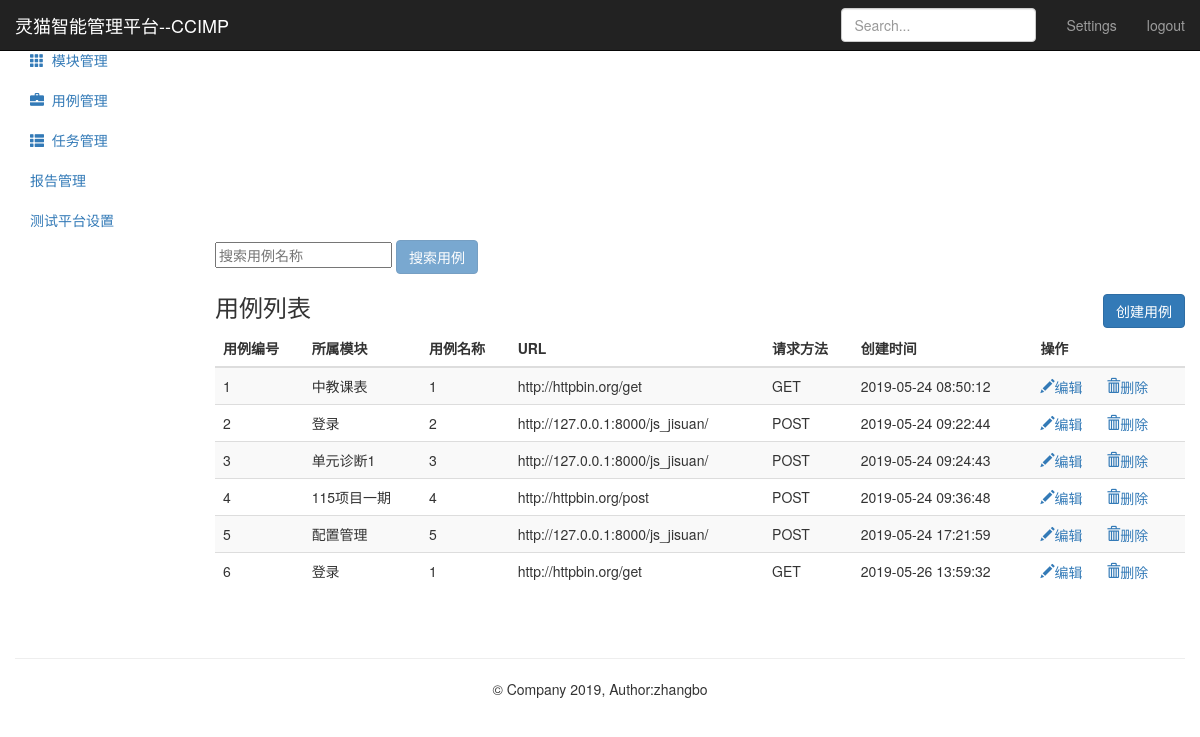
/testcase/, run on an earlier commit of the app's database.
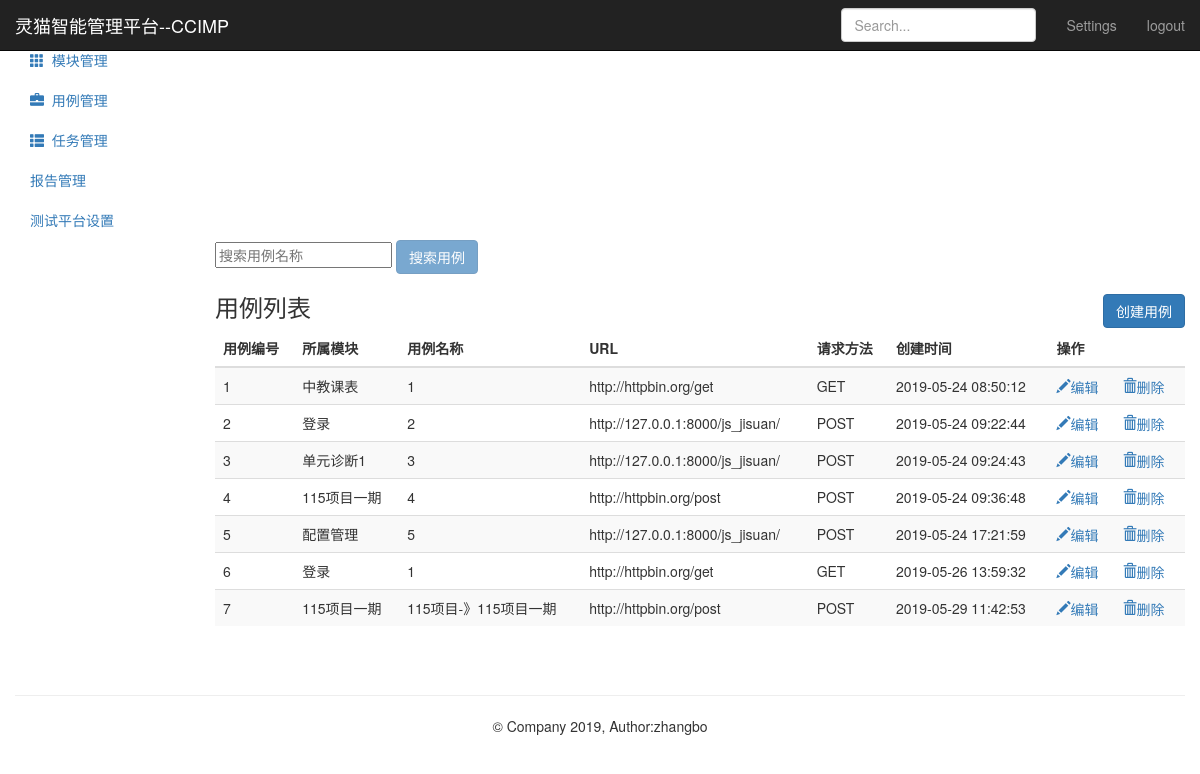
And on a later commit of the database.
### testcase_app/models.py (models this page shows, shortened)
class TestCase(models.Model):
      module = models.ForeignKey(Module,on_delete=models.CASCADE)
      name = models.CharField("名称",max_length=50,null=False)
      url = models.TextField("URL",null=False)
      method = models.IntegerField("请求方法",null=False)
      header = models.TextField("请求头",null=False)
      parameter_type = models.IntegerField("参数类型",null=False)
      parameter_body = models.TextField("参数内容",null=False)
      result = models.TextField("返回结果",null=False)
      assert_text = models.TextField("断言内容",null=False)
      assert_type = models.IntegerField("断言类型",null=False)
      create_time = models.DateTimeField(auto_now_add=True)

### module_app/models.py (models this page shows)
class Module(models.Model):
      project = models.ForeignKey(Project,on_delete=models.CASCADE)
      name = models.CharField("名称",max_length=50,null=False)
      describe = models.TextField("描述",default="",max_length=50)
      create_time = models.DateTimeField(auto_now_add=True)
      def __str__(self):
            return self.name

### testcase_app/views.py (the view)
# urls.py: path('',views.testcase_manage),
def testcase_manage(request):
    case_list = TestCase.objects.all()
    return render(request,"case_list.html",{"cases":case_list})

### templates/case_list.html (shortened to what the changed rows need)
{% extends "base.html" %}
{% block base %}
    <div class="container-fluid">
        <div class="row">
            <div class="col-sm-9 col-sm-offset-3 col-md-10 col-md-offset-2 main">
                <div class="table-responsive">
                    <table class="table table-striped">
                        <thead>
                            <tr>
                                <th>用例编号</th>
                                <th>所属模块</th>
                                <th>用例名称</th>
                                <th>URL</th>
                                <th>请求方法</th>
                                <th>创建时间</th>
                                <th>操作</th>
                            </tr>
                        </thead>
                        <tbody>
                            {% for case in cases %}
                            <tr>
                                  <td>{{ case.id}}</td>
                                  <td>{{ case.module}}</td>
                                  <td>{{ case.name}}</td>
                                  <td>{{ case.url}}</td>
                                  {% if case.method == 1 %}
                                    <td>GET</td>
                                  {% elif case.method == 2 %}
                                    <td>POST</td>
                                  {% elif case.method == 3 %}
                                    <td>PUT</td>
                                  {% else %}
                                    <td>DELETE</td>
                                  {% endif %}
                                  <td>{{ case.create_time | date:"Y-m-d H:i:s" }}</td>
                                  <td>
                                      <a href="/testcase/edit_case/{{ case.id }}/">
                                          <i class="glyphicon glyphicon-pencil">编辑</i>
                                      </a>
                                      <a href="/testcase/delete_case/{{ case.id }}/" style="margin-left:20px;">
                                          <i class="glyphicon glyphicon-trash">删除</i>
                                      </a>
                                  </td>
                            </tr>
                            {% endfor %}
                        </tbody>
                    </table>
                </div>
            </div>
      </div>
    </div>
{% endblock %}

What changed in the data, as far as the page shows it:
added TestCase: id "7", module "115项目一期", name "115项目-》115项目一期", url "http://httpbin.org/post", method "POST", create_time "2019-05-29 11:42:53"
